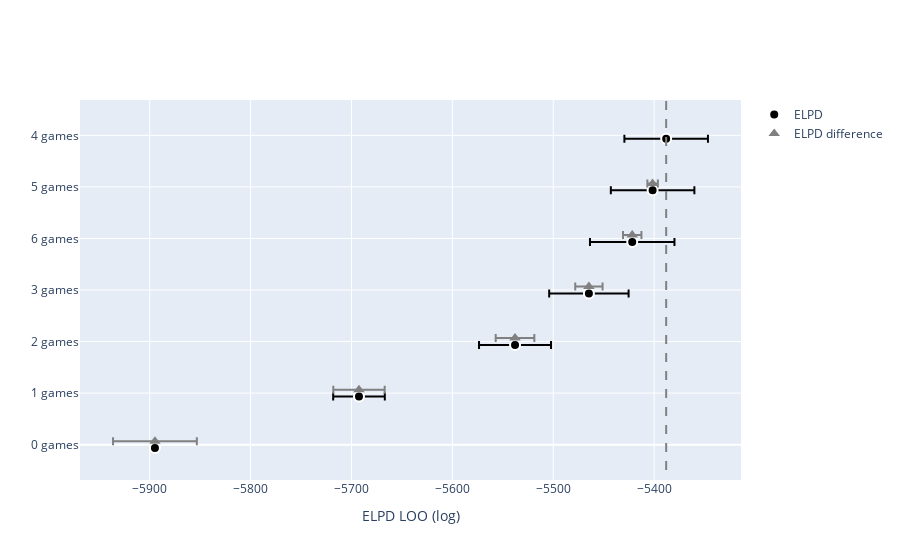

Notebook cell for this chart:
### Code cell
plot_compare_plotly(az.compare(dict_of_id));

### Figure 1 — Plotly figure (JSON) as saved in the notebook; plotly's stock layout.template omitted (floating-point values rounded to 4 significant figures)
{"data": [{"error_x": {"array": [41.41, 41.4, 41.87, 39.35, 35.69, 25.59, 1.884], "thickness": 2, "type": "data"}, "marker": {"color": "black", "line": {"color": "white", "width": 2}, "size": 10, "symbol": "circle"}, "mode": "markers+text", "name": "ELPD", "type": "scatter", "x": [-5388.0, -5402.0, -5422.0, -5465.0, -5538.0, -5693.0, -5895.0], "y": [-8.9, -7.4, -5.9, -4.4, -2.9, -1.4, 0.1]}, {"error_x": {"array": [5.201, 9.118, 13.54, 19.15, 25.47, 41.53], "thickness": 2, "type": "data"}, "marker": {"color": "grey", "size": 10, "symbol": "triangle-up"}, "mode": "markers+text", "name": "ELPD difference", "type": "scatter", "x": [-5402.0, -5422.0, -5465.0, -5538.0, -5693.0, -5895.0], "y": [-7.6, -6.1, -4.6, -3.1, -1.6, -0.1]}], "layout": {"autosize": true, "shapes": [{"line": {"color": "grey", "dash": "dash", "width": 2}, "type": "line", "x0": -5388.0, "x1": -5388.0, "y0": -10, "y1": 1}], "xaxis": {"autorange": true, "range": [-5969.0, -5314.0], "title": {"text": "ELPD LOO (log)"}, "type": "linear"}, "yaxis": {"autorange": true, "range": [1.062, -10.06], "tickmode": "array", "ticktext": ["4 games", "5 games", "6 games", "3 games", "2 games", "1 games", "0 games"], "tickvals": [-9, -7.5, -6, -4.5, -3, -1.5, 0], "type": "linear"}}}
